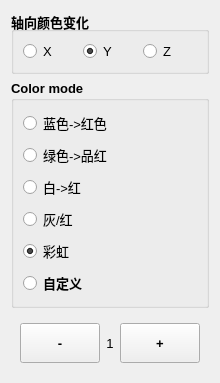
       <widget class="QWidget" name="tab">
        <attribute name="title">
         <string>颜色模式</string>
        </attribute>
        <layout class="QVBoxLayout" name="verticalLayout_3">
         <item>
          <widget class="QGroupBox" name="groupBox_Axis">
           <property name="sizePolicy">
            <sizepolicy hsizetype="Preferred" vsizetype="Preferred">
             <horstretch>0</horstretch>
             <verstretch>0</verstretch>
            </sizepolicy>
           </property>
           <property name="minimumSize">
            <size>
             <width>0</width>
             <height>0</height>
            </size>
           </property>
           <property name="font">
            <font>
             <pointsize>10</pointsize>
             <bold>true</bold>
            </font>
           </property>
           <property name="title">
            <string>轴向颜色变化</string>
           </property>
           <layout class="QHBoxLayout" name="horizontalLayout">
            <item>
             <widget class="QRadioButton" name="radioButton_x">
              <property name="font">
               <font>
                <pointsize>10</pointsize>
                <bold>false</bold>
               </font>
              </property>
              <property name="text">
               <string>X</string>
              </property>
              <property name="checked">
               <bool>false</bool>
              </property>
             </widget>
            </item>
            <item>
             <widget class="QRadioButton" name="radioButton_y">
              <property name="font">
               <font>
                <pointsize>10</pointsize>
                <bold>false</bold>
               </font>
              </property>
              <property name="text">
               <string>Y</string>
              </property>
              <property name="checked">
               <bool>true</bool>
              </property>
             </widget>
            </item>
            <item>
             <widget class="QRadioButton" name="radioButton_z">
              <property name="font">
               <font>
                <pointsize>10</pointsize>
                <bold>false</bold>
               </font>
              </property>
              <property name="text">
               <string>Z</string>
              </property>
              <property name="checked">
               <bool>false</bool>
              </property>
             </widget>
            </item>
           </layout>
          </widget>
         </item>
         <item>
          <widget class="QGroupBox" name="groupBox_ColorMode">
           <property name="sizePolicy">
            <sizepolicy hsizetype="Expanding" vsizetype="Expanding">
             <horstretch>0</horstretch>
             <verstretch>0</verstretch>
            </sizepolicy>
           </property>
           <property name="minimumSize">
            <size>
             <width>0</width>
             <height>0</height>
            </size>
           </property>
           <property name="font">
            <font>
             <pointsize>10</pointsize>
             <bold>true</bold>
            </font>
           </property>
           <property name="title">
            <string>Color mode</string>
           </property>
           <layout class="QVBoxLayout" name="verticalLayout_2">
            <item>
             <widget class="QRadioButton" name="radioButton_BlueRed">
              <property name="font">
               <font>
                <pointsize>10</pointsize>
                <bold>false</bold>
               </font>
              </property>
              <property name="text">
               <string>蓝色-&gt;红色</string>
              </property>
             </widget>
            </item>
            <item>
             <widget class="QRadioButton" name="radioButton_GreenMagenta">
              <property name="font">
               <font>
                <pointsize>10</pointsize>
                <bold>false</bold>
               </font>
              </property>
              <property name="text">
               <string>绿色-&gt;品红</string>
              </property>
             </widget>
            </item>
            <item>
             <widget class="QRadioButton" name="radioButton_WhiteRed">
              <property name="font">
               <font>
                <pointsize>10</pointsize>
                <bold>false</bold>
               </font>
              </property>
              <property name="text">
               <string>白-&gt;红</string>
              </property>
             </widget>
            </item>
            <item>
             <widget class="QRadioButton" name="radioButton_GreyRed">
              <property name="font">
               <font>
                <pointsize>10</pointsize>
                <bold>false</bold>
               </font>
              </property>
              <property name="text">
               <string>灰/红</string>
              </property>
             </widget>
            </item>
            <item>
             <widget class="QRadioButton" name="radioButton_Rainbow">
              <property name="font">
               <font>
                <pointsize>10</pointsize>
                <bold>false</bold>
               </font>
              </property>
              <property name="text">
               <string>彩虹</string>
              </property>
              <property name="checked">
               <bool>true</bool>
              </property>
             </widget>
            </item>
            <item>
             <widget class="QRadioButton" name="radioButton_others">
              <property name="text">
               <string>自定义</string>
              </property>
             </widget>
            </item>
           </layout>
          </widget>
         </item>
         <item>
          <widget class="QWidget" name="widget" native="true">
           <layout class="QHBoxLayout" name="horizontalLayout_3">
            <item>
             <widget class="QPushButton" name="pushButton_dec">
              <property name="sizePolicy">
               <sizepolicy hsizetype="Fixed" vsizetype="Preferred">
                <horstretch>0</horstretch>
                <verstretch>0</verstretch>
               </sizepolicy>
              </property>
              <property name="minimumSize">
               <size>
                <width>50</width>
                <height>40</height>
               </size>
              </property>
              <property name="font">
               <font>
                <pointsize>10</pointsize>
                <bold>true</bold>
               </font>
              </property>
              <property name="text">
               <string>-</string>
              </property>
             </widget>
            </item>
            <item>
             <widget class="QLabel" name="label_pointSize">
              <property name="sizePolicy">
               <sizepolicy hsizetype="Preferred" vsizetype="Preferred">
                <horstretch>0</horstretch>
                <verstretch>0</verstretch>
               </sizepolicy>
              </property>
              <property name="font">
               <font>
                <pointsize>10</pointsize>
               </font>
              </property>
              <property name="layoutDirection">
               <enum>Qt::LayoutDirection::LeftToRight</enum>
              </property>
              <property name="frameShape">
               <enum>QFrame::Shape::NoFrame</enum>
              </property>
              <property name="lineWidth">
               <number>1</number>
              </property>
              <property name="text">
               <string>1</string>
              </property>
              <property name="alignment">
               <set>Qt::AlignmentFlag::AlignCenter</set>
              </property>
             </widget>
            </item>
            <item>
             <widget class="QPushButton" name="pushButton_inc">
              <property name="sizePolicy">
               <sizepolicy hsizetype="Fixed" vsizetype="Fixed">
                <horstretch>0</horstretch>
                <verstretch>0</verstretch>
               </sizepolicy>
              </property>
              <property name="minimumSize">
               <size>
                <width>50</width>
                <height>40</height>
               </size>
              </property>
              <property name="font">
               <font>
                <pointsize>10</pointsize>
                <bold>true</bold>
               </font>
              </property>
              <property name="text">
               <string>+</string>
              </property>
             </widget>
            </item>
           </layout>
          </widget>
         </item>
        </layout>
       </widget>
